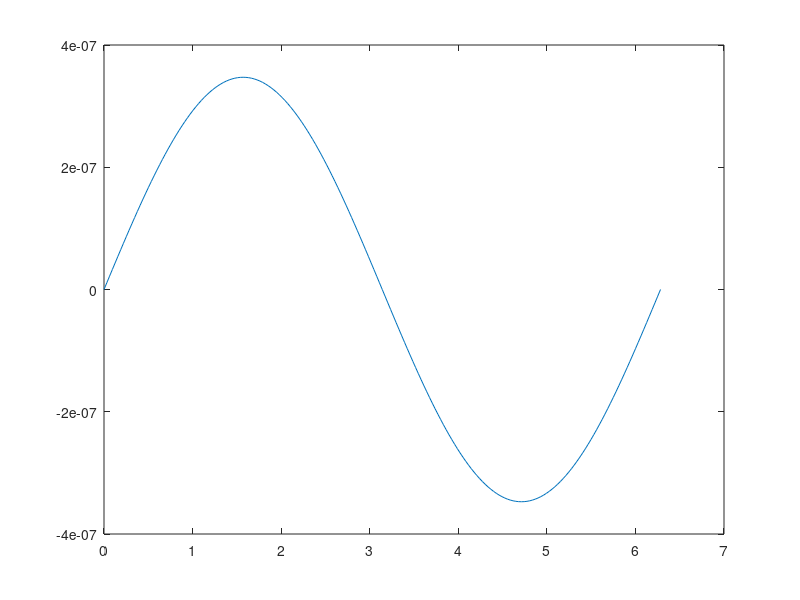

This figure's MATLAB source:
% Simone Aleksei 
% ME203 1001
% Lecture 10/4/21
% 

clc; clear all; format compact; 

%% Ex

x=0:5;
for i=1:length(x)
    y(i)=x(i)^2
end
% use 1:length(x) or it wont show all 6 iterations 
%% Ex

W=0:100;
R=W.^(-1/2)*10;

tf=~(W<50)

%% Ex
% force applies
time=0:pi/100:2*pi;
P=sin(time); % units were in radians so use Sin instead of Sind
L=.5; %(m)
E=200*10^9 %Pa % =200 GPa 
b=5/100; % (m)
h=6/100; % (m)
I=b*h^3/12; %(m^4)
delta=P*L^3/(2*E*I)

figure(1)
plot(time,delta)

%% Ex 